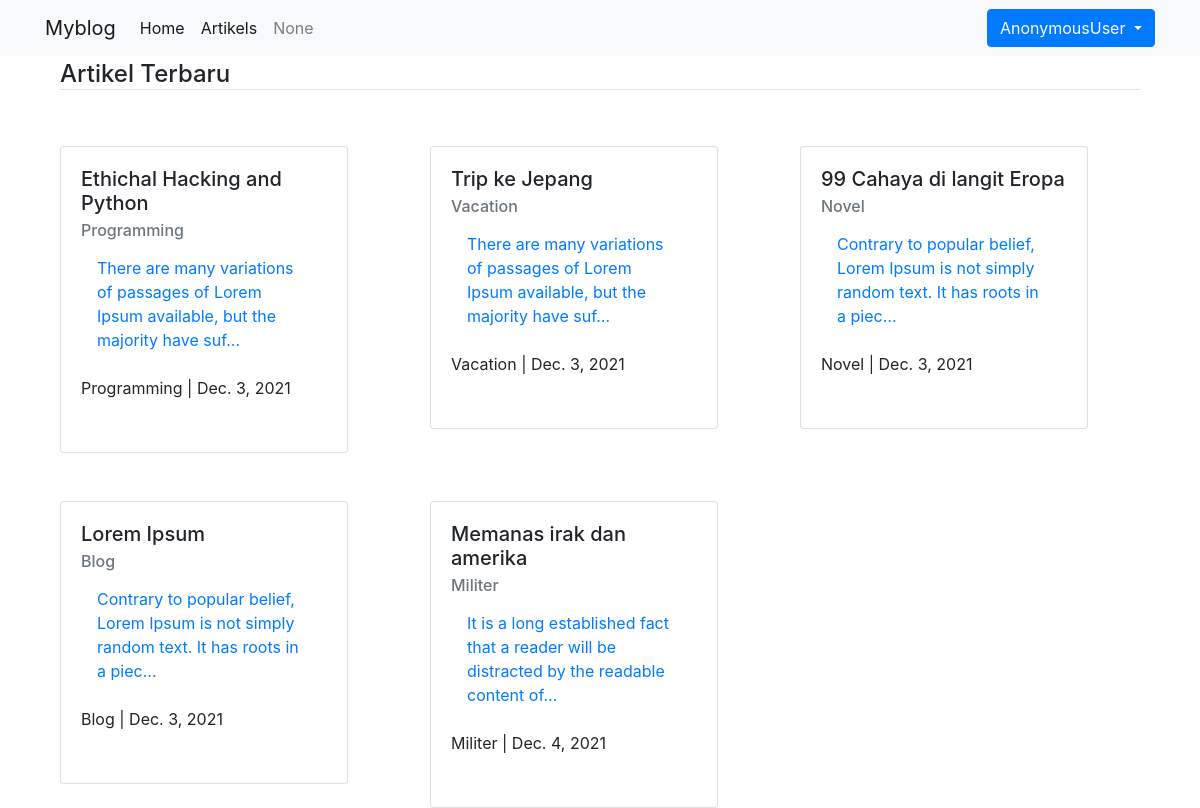
The page / on the database its author committed.
### blog/models.py (models this page shows, shortened)
class Artikel(models.Model):
    judul       = models.CharField(max_length=255)
    isi         = models.TextField()
    kategori    = models.CharField(max_length=225)
    published   = models.DateTimeField(auto_now_add=True)
    update      = models.DateTimeField(auto_now=True)
    slug        = models.SlugField(blank=True, editable=False, max_length=255)
    """
    Fungsi get absolute url, Pada createForm saat data mau di simpan, dia perlu meng-redirect
    ke url detail nya.

    """

### cbv/views.py (the view)
# urls.py: path('',HomeBaseView.as_view(),name='homebase'),
class HomeBaseView(TemplateView, KategoriArtikel):
    template_name = 'home.html'
    def get_context_data(self, **kwargs):
        context = super().get_context_data(**kwargs)
        context['data_list'] = self.get_latest_artikel()
        return context

### blog/views.py (called while the page is built)
    def get_latest_artikel(self):
        kategori_list = self.model.objects.values_list('kategori', flat=True).distinct()
        queryset = []
        for kategori in kategori_list:
            artikels = self.model.objects.filter(kategori=kategori).latest('published')
            queryset.append(artikels)
        return queryset

### templates/home.html (shortened to what this page needs)
{% extends 'base.html' %}
{% block content %}
<div class="container">
    <h4 class="border-bottom ">Artikel Terbaru </h4>
    <div class="row">
        {% for data in data_list %}
        <div class="col-md-4 mt-5">
            <div class="card" style="width: 18rem;">
                <div class="card-body mb-3">
                  <h5 class="card-title">{{ data.judul }}</h5>
                  <h6 class="card-subtitle mb-2 text-muted">{{ data.kategori }}</h6>
                  <a href="{% url 'blog:detail' data.slug %}" class="nav-link">
                    <p class="nav-item">{{ data.isi|truncatechars:90}}</p>
                </a>
                <p class="nav-item">{{ data.kategori }} | {{ data.published|date }}</p>
                </div>
            </div>
        </div>
        {% endfor %}
    </div>
</div>
{% endblock content %}

### rows shown on the page
Artikel: judul "Ethichal Hacking and Python", kategori "Programming", isi "There are many variations of passages of Lorem Ipsum available, but the majority have suf…", published "Dec. 3, 2021"
Artikel: judul "Trip ke Jepang", kategori "Vacation", isi "There are many variations of passages of Lorem Ipsum available, but the majority have suf…", published "Dec. 3, 2021"
Artikel: judul "99 Cahaya di langit Eropa", kategori "Novel", isi "Contrary to popular belief, Lorem Ipsum is not simply random text. It has roots in a piec…", published "Dec. 3, 2021"
Artikel: judul "Lorem Ipsum", kategori "Blog", isi "Contrary to popular belief, Lorem Ipsum is not simply random text. It has roots in a piec…", published "Dec. 3, 2021"
Artikel: judul "Memanas irak dan amerika", kategori "Militer", isi "It is a long established fact that a reader will be distracted by the readable content of…", published "Dec. 4, 2021"

### other values the page prints
{{ request.user }} "AnonymousUser"
